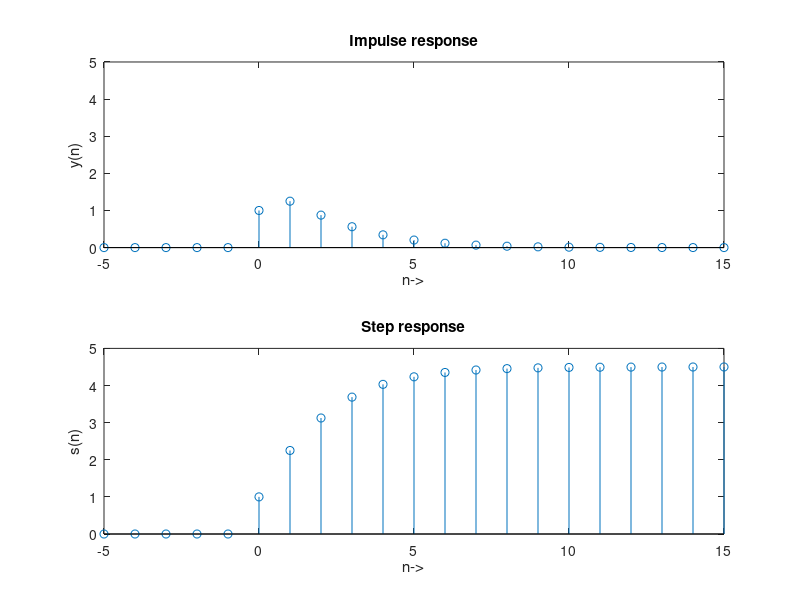
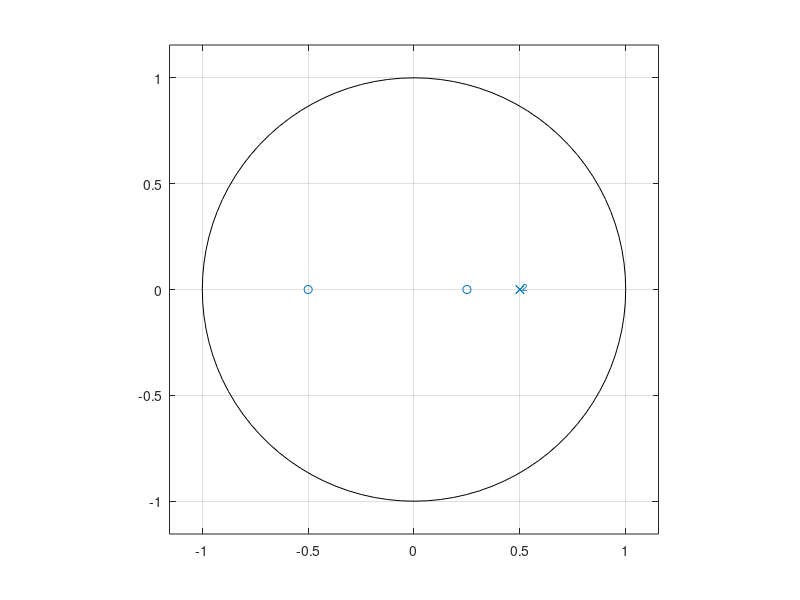
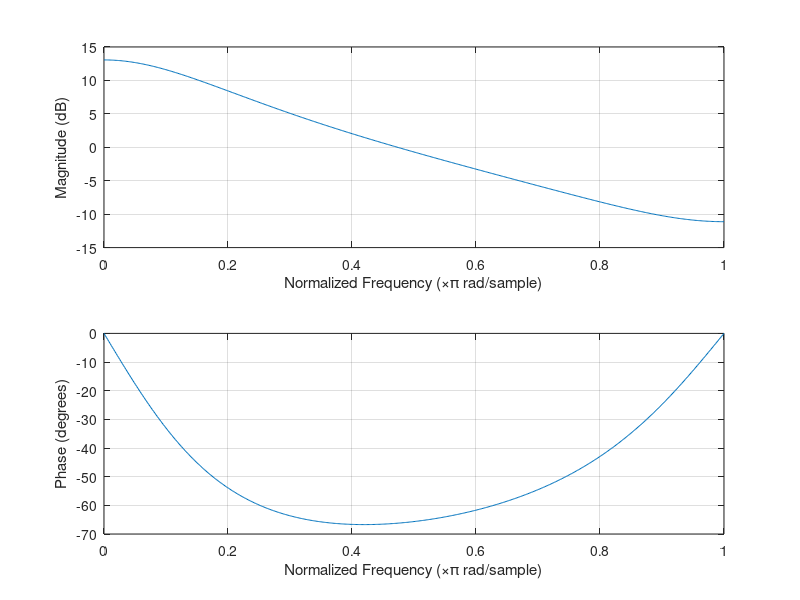

MATLAB code to generate these figures, in order:
clc; clear all; close all;
a=[1 -1 (1/4)];
b=[1 (1/4) (-1/8)];
n=-5:15;
x=(n==0);
y=filter(b, a, x);
subplot(2, 1, 1);
stem(n, y); title("Impulse response"); xlabel("n->"); 
ylabel('y(n)'); ylim([0, 5]);
x=(n>=0);
s=filter(b, a, x);
subplot(2, 1, 2);
stem(n,s); title("Step response"); xlabel('n->'); 
ylabel('s(n)'); ylim([0, 5]);
figure
zplane(b, a);
figure
freqz(b, a);

m=tf(b, a);
disp('Zeroes')
zero(m)
disp('Poles')
pole(m)
disp('Residues')
residuez(b, a)
if ((max(abs(pole(m)))) <=1)
    disp('All poles lie inside the circle, hence stable');
else
    disp('Poles lie outside the unit circle hence unstable');
end
if (y(n<0)==0)
    disp('Causal')
else
    disp('Not causal')
end
